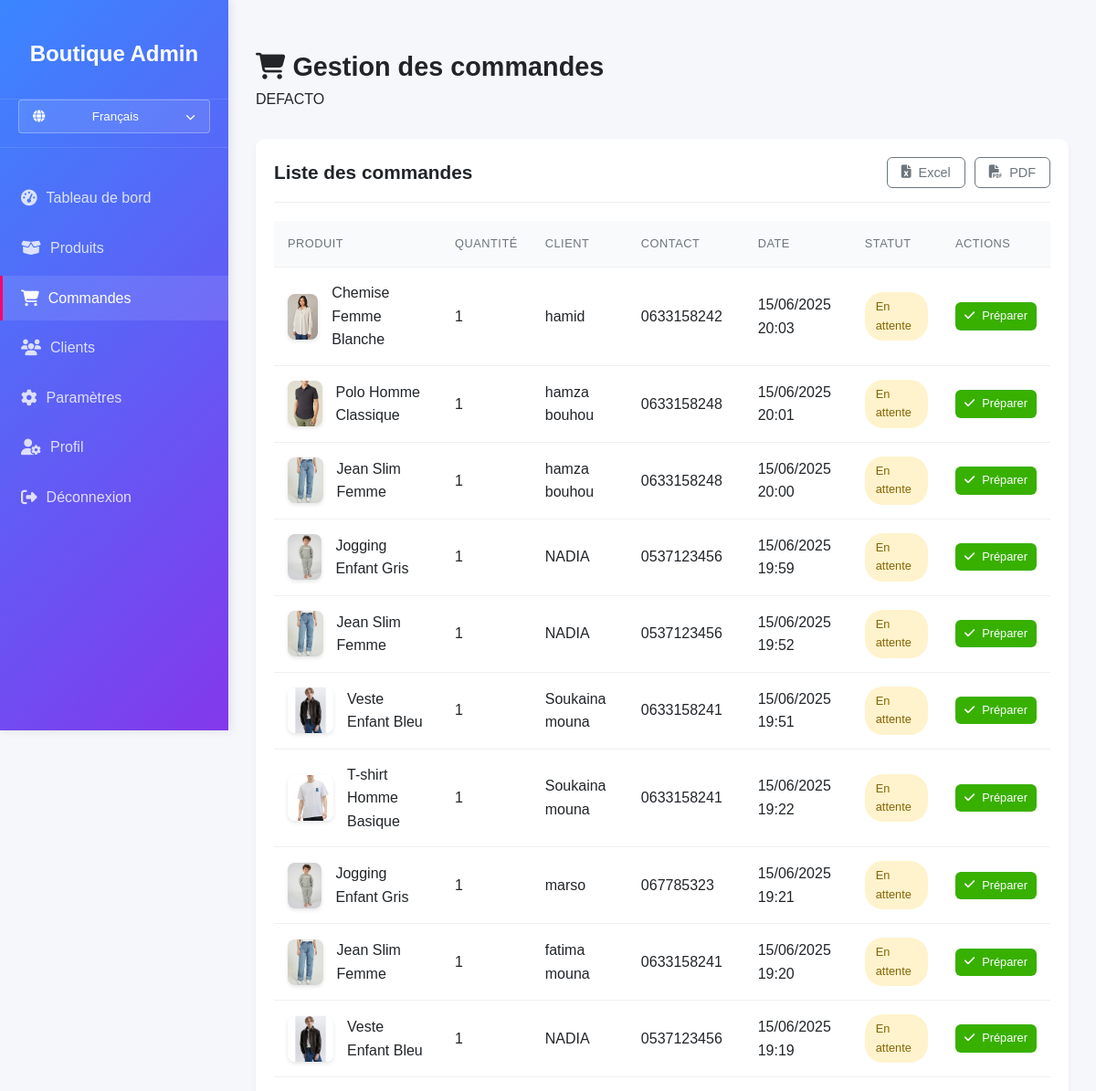
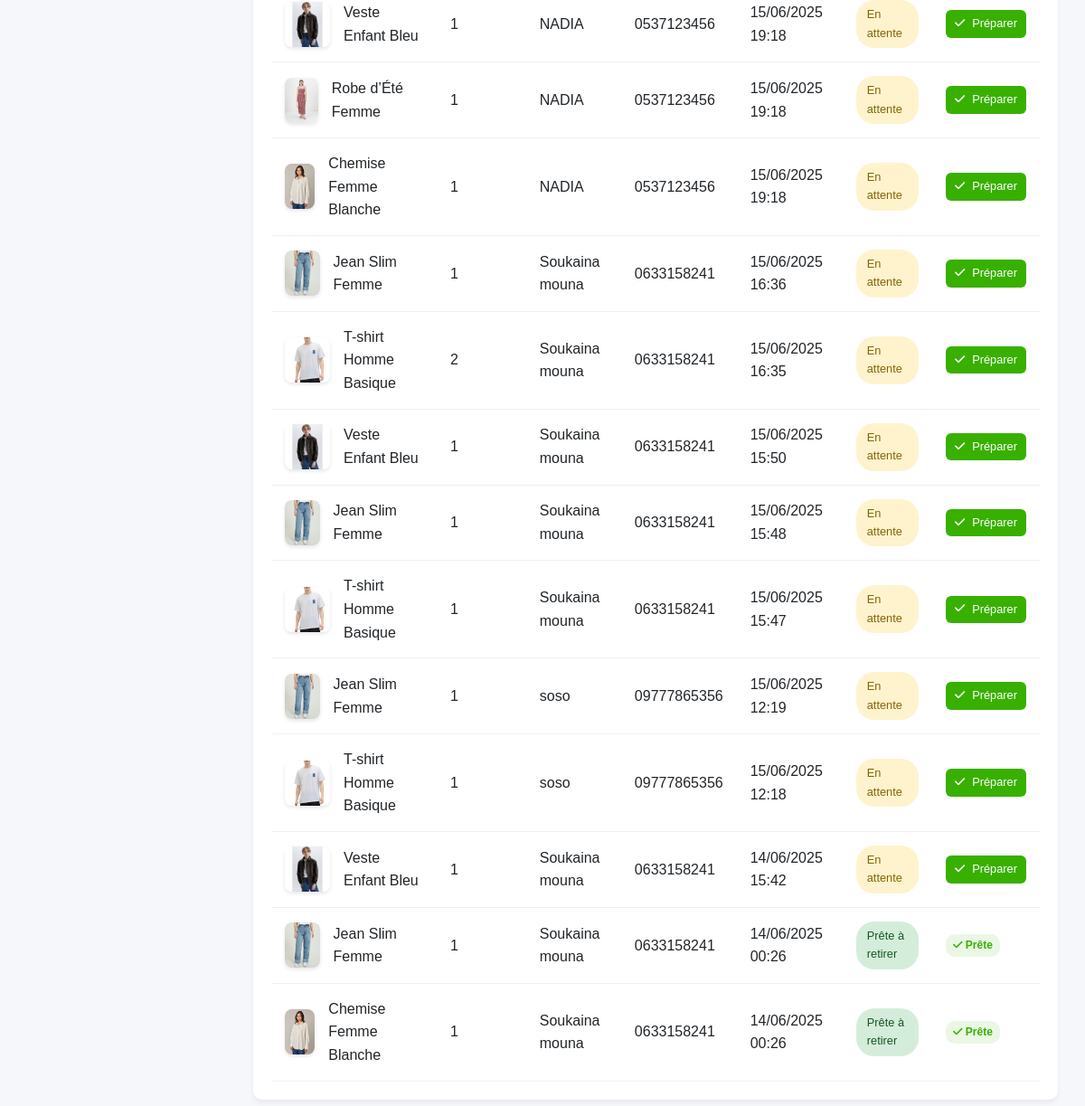
Page /commandes.php (signed in) on the committed database (2 pictures, top to bottom).
### tables this page shows
CREATE TABLE `boutiques` (
  `id` int(11) NOT NULL,
  `nom` varchar(100) NOT NULL,
  `description` text DEFAULT NULL,
  `logo` varchar(255) DEFAULT NULL,
  `adresse` text DEFAULT NULL,
  `telephone` varchar(20) DEFAULT NULL,
  `email` varchar(100) DEFAULT NULL,
  `created_at` timestamp NOT NULL DEFAULT current_timestamp(),
  `boutique_image` varchar(255) DEFAULT NULL,
  `admin_email` varchar(100) DEFAULT NULL,
  `admin_password` varchar(255) DEFAULT NULL,
  `facebook` varchar(255) DEFAULT NULL,
  `instagram` varchar(255) DEFAULT NULL,
  `twitter` varchar(255) DEFAULT NULL,
  `pinterest` varchar(255) DEFAULT NULL
);

CREATE TABLE `commandes` (
  `id` int(11) NOT NULL,
  `produit_id` int(11) DEFAULT NULL,
  `client_id` int(11) DEFAULT NULL,
  `statut` varchar(50) DEFAULT 'En attente',
  `date_commande` datetime DEFAULT current_timestamp(),
  `quantity` int(11) DEFAULT NULL,
  `boutique_id` int(11) NOT NULL
);

CREATE TABLE `produits` (
  `id` int(11) NOT NULL,
  `nom` varchar(100) DEFAULT NULL,
  `prix` decimal(10,2) DEFAULT NULL,
  `image` varchar(255) DEFAULT NULL,
  `description` text DEFAULT NULL,
  `stock` int(11) DEFAULT NULL,
  `boutique_id` int(11) NOT NULL
);

CREATE TABLE `clients` (
  `id` int(11) NOT NULL,
  `nom` varchar(100) DEFAULT NULL,
  `email` varchar(100) DEFAULT NULL,
  `telephone` varchar(20) DEFAULT NULL,
  `date_inscription` datetime DEFAULT current_timestamp(),
  `code_client` varchar(120) DEFAULT NULL,
  `boutique_id` int(11) NOT NULL
);

### commandes.php (the view, shortened to what this page needs)
<?php
$boutique_id = $_SESSION['boutique_id'];
$lang = $_SESSION['lang'];
require 'config.php';
$commandes = $conn->query("
    SELECT commandes.id, produits.nom AS produit, produits.image, clients.nom AS client,
           clients.telephone, commandes.statut, commandes.date_commande, commandes.quantity
    FROM commandes
    JOIN produits ON commandes.produit_id = produits.id
    JOIN clients ON commandes.client_id = clients.id
    JOIN boutiques ON commandes.boutique_id = boutiques.id
    WHERE commandes.boutique_id = $boutique_id
    ORDER BY commandes.date_commande DESC
")->fetchAll();
$stmt = $conn->prepare("SELECT * FROM boutiques WHERE id = ?");
$stmt->execute([$boutique_id]);
$boutique = $stmt->fetch();
?>
<!DOCTYPE html>
<html lang="<?= $lang ?>" dir="<?= $lang === 'ar' ? 'rtl' : 'ltr' ?>">
<head>
    <link rel="stylesheet" href="https://cdnjs.cloudflare.com/ajax/libs/font-awesome/6.4.0/css/all.min.css">
</head>
<body>
    <div class="admin-container">
        <div class="sidebar">
            <div class="logo">
                <h2><?= $lang === 'ar' ? 'المتجر الإداري' : 'Boutique Admin' ?></h2>
            </div>
            <div class="language-switcher-sidebar">
                <button class="language-btn-sidebar">
                    <i class="fas fa-globe"></i>
                    <?= $lang === 'ar' ? 'العربية' : 'Français' ?>
                    <i class="fas fa-chevron-down"></i>
                </button>
            </div>
            <nav class="nav-menu">
                <div class="nav-item">
                    <a href="admin.php" class="nav-link">
                        <i class="fas fa-tachometer-alt"></i>
                        <span><?= $lang === 'ar' ? 'لوحة التحكم' : 'Tableau de bord' ?></span>
                    </a>
                </div>
                <div class="nav-item">
                    <a href="admin_produits.php" class="nav-link">
                        <i class="fas fa-box-open"></i>
                        <span><?= $lang === 'ar' ? 'المنتجات' : 'Produits' ?></span>
                    </a>
                </div>
                <div class="nav-item">
                    <a href="commandes.php" class="nav-link active">
                        <i class="fas fa-shopping-cart"></i>
                        <span><?= $lang === 'ar' ? 'الطلبات' : 'Commandes' ?></span>
                    </a>
                </div>
                <div class="nav-item">
                    <a href="clients.php" class="nav-link">
                        <i class="fas fa-users"></i>
                        <span><?= $lang === 'ar' ? 'العملاء' : 'Clients' ?></span>
                    </a>
                </div>
                <div class="nav-item">
    <a href="admin_parameters.php" class="nav-link">
        <i class="fas fa-cog"></i>
        <span><?= $lang === 'ar' ? 'الإعدادات' : 'Paramètres' ?></span>
    </a>
</div>
<div class="nav-item">
                    <a href="admin_profile.php" class="nav-link ">
                        <i class="fas fa-user-cog"></i>
                        <span><?= $lang === 'ar' ? 'الملف الشخصي' : 'Profil' ?></span>
                    </a>
                </div>
                <div class="nav-item">
                    <a href="logout.php" class="nav-link">
                        <i class="fas fa-sign-out-alt"></i>
                        <span><?= $lang === 'ar' ? 'تسجيل الخروج' : 'Déconnexion' ?></span>
                    </a>
                </div>
            </nav>
        </div>
        <div class="main-content">
            <div class="header">
                <div>
                    <h1 class="page-title">
                        <i class="fas fa-shopping-cart"></i> <?= $lang === 'ar' ? 'إدارة الطلبات' : 'Gestion des commandes' ?>
                    </h1>
                    <p><?= htmlspecialchars($boutique['nom']) ?></p>
                </div>
            </div>
            <div class="card">
                <div class="card-header">
                    <h2 class="card-title"><?= $lang === 'ar' ? 'قائمة الطلبات' : 'Liste des commandes' ?></h2>
                    <div class="actions">
                        <button class="btn btn-outline" onclick="exportToExcel()">
                            <i class="fas fa-file-excel"></i> <?= $lang === 'ar' ? 'إكسل' : 'Excel' ?>
                        </button>
                        <button class="btn btn-outline" onclick="exportToPDF()">
                            <i class="fas fa-file-pdf"></i> <?= $lang === 'ar' ? 'PDF' : 'PDF' ?>
                        </button>
                    </div>
                </div>
                <div class="table-responsive">
                    <table>
                        <thead>
                            <tr>
                                <th><?= $lang === 'ar' ? 'المنتج' : 'Produit' ?></th>
                                <th><?= $lang === 'ar' ? 'الكمية' : 'Quantité' ?></th>
                                <th><?= $lang === 'ar' ? 'العميل' : 'Client' ?></th>
                                <th><?= $lang === 'ar' ? 'الاتصال' : 'Contact' ?></th>
                                <th><?= $lang === 'ar' ? 'التاريخ' : 'Date' ?></th>
                                <th><?= $lang === 'ar' ? 'الحالة' : 'Statut' ?></th>
                                <th><?= $lang === 'ar' ? 'الإجراءات' : 'Actions' ?></th>
                            </tr>
                        </thead>
                        <tbody>
                            <?php if (empty($commandes)): ?>
                            <tr>
                                <td colspan="7" style="text-align: center;"><?= $lang === 'ar' ? 'لا توجد طلبات حاليا' : 'Aucune commande pour le moment' ?></td>
                            </tr>
                            <?php else: ?>
                            <?php foreach ($commandes as $c): ?>
                            <tr>
                                <td>
                                    <div class="product-info">
                                        <img src="<?= htmlspecialchars($c['image']) ?>" alt="<?= htmlspecialchars($c['produit']) ?>" class="product-image">
                                        <span><?= htmlspecialchars($c['produit']) ?></span>
                                    </div>
                                </td>
                                <td><?= htmlspecialchars($c['quantity']) ?></td>
                                <td><?= htmlspecialchars($c['client']) ?></td>
                                <td><?= htmlspecialchars($c['telephone']) ?></td>
                                <td><?= date('d/m/Y H:i', strtotime($c['date_commande'])) ?></td>
                                <td>
                                    <span class="status status-<?= $c['statut'] == 'En attente' ? 'pending' : 'ready' ?>">
                                        <?= $c['statut'] == 'En attente' ? ($lang === 'ar' ? 'في انتظار' : 'En attente') : ($lang === 'ar' ? 'جاهزة' : 'Prête à retirer') ?>
                                    </span>
                                </td>
                                <td>
                                    <div class="actions">
                                        <?php if ($c['statut'] == 'En attente'): ?>
                                            <a href="#" onclick="preparerCommande(<?= $c['id'] ?>)" class="btn btn-success btn-sm">
                                                <i class="fas fa-check"></i> <?= $lang === 'ar' ? 'تحضير' : 'Préparer' ?>
                                            </a>
                                        <?php else: ?>
                                            <span class="badge badge-success">
                                                <i class="fas fa-check"></i> <?= $lang === 'ar' ? 'جاهزة' : 'Prête' ?>
                                            </span>
                                        <?php endif; ?>
                                    </div>
                                </td>
                            </tr>
                            <?php endforeach; ?>
                            <?php endif; ?>
                        </tbody>
                    </table>
                </div>
            </div>
        </div>
    </div>
</body>
</html>

### commandes.php (style rules this page uses)
:root { --primary: #3a86ff; --secondary: #8338ec; --accent: #ff006e; --light: #f8f9fa; --dark: #212529; --success: #38b000; --warning: #ffbe0b; --danger: #ef233c; --gray: #6c757d; --bg: #f5f7fa; }
* { margin: 0; padding: 0; box-sizing: border-box; }
body { font-family: 'Poppins', sans-serif; background: var(--bg); color: var(--dark); line-height: 1.6; }
.admin-container { display: flex; min-height: 100vh; }
.sidebar { width: 250px; background: linear-gradient(135deg, var(--primary), var(--secondary)); color: white; padding: 20px 0; box-shadow: 2px 0 10px rgba(0,0,0,0.1); position: fixed; height: 100vh; overflow-y: auto; z-index: 1000; transition: transform 0.3s ease; left: 0; transform: translateX(-100%); }
.logo { text-align: center; padding: 20px 0 30px; border-bottom: 1px solid rgba(255,255,255,0.1); }
.logo h2 { font-size: 1.5rem; font-weight: 600; }
.nav-menu { margin-top: 30px; }
.nav-item { margin-bottom: 5px; }
.nav-link { display: flex; align-items: center; padding: 12px 20px; color: rgba(255,255,255,0.8); text-decoration: none; transition: all 0.3s; border-left: 3px solid transparent; }
.nav-link:hover, .nav-link.active { background: rgba(255,255,255,0.1); color: white; border-left: 3px solid var(--accent); }
.nav-link i { margin-right: 10px; font-size: 1.1rem; }
.main-content { flex: 1; padding: 30px; margin-left: 250px; width: calc(100% - 250px); transition: margin-left 0.3s; }
.header { display: flex; justify-content: space-between; align-items: center; margin-bottom: 30px; margin-top: 20px; }
.page-title { font-size: 1.8rem; color: var(--dark); font-weight: 600; }
.card { background: white; border-radius: 10px; box-shadow: 0 4px 6px rgba(0,0,0,0.05); padding: 20px; margin-bottom: 30px; }
.card-header { display: flex; justify-content: space-between; align-items: center; margin-bottom: 20px; padding-bottom: 15px; border-bottom: 1px solid #eee; }
.card-title { font-size: 1.3rem; font-weight: 600; }
.table-responsive { overflow-x: auto; }
table { width: 100%; border-collapse: collapse; }
th, td { padding: 15px; text-align: left; border-bottom: 1px solid #f0f0f0; }
th { background-color: #f8fafc; color: var(--gray); font-weight: 500; text-transform: uppercase; font-size: 0.8rem; letter-spacing: 0.5px; }
.product-info { display: flex; align-items: center; gap: 15px; }
.product-image { width: 50px; height: 50px; border-radius: 8px; object-fit: cover; box-shadow: 0 2px 4px rgba(0,0,0,0.1); }
.status { display: inline-block; padding: 6px 12px; border-radius: 20px; font-size: 0.8rem; font-weight: 500; }
.status-pending { background-color: #fff3cd; color: #856404; }
.status-ready { background-color: #d4edda; color: #155724; }
.btn { display: inline-flex; align-items: center; gap: 8px; padding: 8px 15px; border-radius: 6px; text-decoration: none; font-weight: 500; font-size: 0.9rem; transition: all 0.3s; border: none; cursor: pointer; }
.btn-sm { padding: 5px 10px; font-size: 0.8rem; }
.btn-success { background: var(--success); color: white; }
.btn-outline { background: transparent; border: 1px solid var(--gray); color: var(--gray); }
.badge { display: inline-block; padding: 3px 8px; border-radius: 10px; font-size: 0.75rem; font-weight: 600; }
.badge-success { background: rgba(56, 176, 0, 0.1); color: var(--success); }
.actions { display: flex; gap: 10px; }
.language-switcher-sidebar { position: relative; padding: 0 20px 15px; border-bottom: 1px solid rgba(255,255,255,0.1); }
.language-btn-sidebar { width: 100%; background: rgba(255,255,255,0.1); color: white; border: 1px solid rgba(255,255,255,0.3); border-radius: 4px; padding: 10px 15px; display: flex; align-items: center; justify-content: space-between; cursor: pointer; transition: all 0.3s; }
.language-btn-sidebar i { margin-right: 8px; }
.language-btn-sidebar .fa-chevron-down { margin-right: 0; margin-left: 8px; font-size: 0.8em; }

### rows in the picture
boutiques: nom "DEFACTO"
commandes: produit.image (picture), produit.nom "Chemise Femme Blanche", quantity "1", client.nom "hamid", client.telephone "0633158242", date_commande "15/06/2025 20:03", statut "En attente", shows "Préparer"
commandes: produit.image (picture), produit.nom "Polo Homme Classique", quantity "1", client.nom "hamza bouhou", client.telephone "0633158248", date_commande "15/06/2025 20:01", statut "En attente", shows "Préparer"
commandes: produit.image (picture), produit.nom "Jean Slim Femme", quantity "1", client.nom "hamza bouhou", client.telephone "0633158248", date_commande "15/06/2025 20:00", statut "En attente", shows "Préparer"
commandes: produit.image (picture), produit.nom "Jogging Enfant Gris", quantity "1", client.nom "NADIA", client.telephone "0537123456", date_commande "15/06/2025 19:59", statut "En attente", shows "Préparer"
commandes: produit.image (picture), produit.nom "Jean Slim Femme", quantity "1", client.nom "NADIA", client.telephone "0537123456", date_commande "15/06/2025 19:52", statut "En attente", shows "Préparer"
commandes: produit.image (picture), produit.nom "Veste Enfant Bleu", quantity "1", client.nom "Soukaina mouna", client.telephone "0633158241", date_commande "15/06/2025 19:51", statut "En attente", shows "Préparer"
commandes: produit.image (picture), produit.nom "T-shirt Homme Basique", quantity "1", client.nom "Soukaina mouna", client.telephone "0633158241", date_commande "15/06/2025 19:22", statut "En attente", shows "Préparer"
commandes: produit.image (picture), produit.nom "Jogging Enfant Gris", quantity "1", client.nom "marso", client.telephone "067785323", date_commande "15/06/2025 19:21", statut "En attente", shows "Préparer"
commandes: produit.image (picture), produit.nom "Jean Slim Femme", quantity "1", client.nom "fatima mouna", client.telephone "0633158241", date_commande "15/06/2025 19:20", statut "En attente", shows "Préparer"
commandes: produit.image (picture), produit.nom "Veste Enfant Bleu", quantity "1", client.nom "NADIA", client.telephone "0537123456", date_commande "15/06/2025 19:19", statut "En attente", shows "Préparer"
commandes: produit.image (picture), produit.nom "Veste Enfant Bleu", quantity "1", client.nom "NADIA", client.telephone "0537123456", date_commande "15/06/2025 19:18", statut "En attente", shows "Préparer"
commandes: produit.image (picture), produit.nom "Robe d’Été Femme", quantity "1", client.nom "NADIA", client.telephone "0537123456", date_commande "15/06/2025 19:18", statut "En attente", shows "Préparer"
commandes: produit.image (picture), produit.nom "Chemise Femme Blanche", quantity "1", client.nom "NADIA", client.telephone "0537123456", date_commande "15/06/2025 19:18", statut "En attente", shows "Préparer"
commandes: produit.image (picture), produit.nom "Jean Slim Femme", quantity "1", client.nom "Soukaina mouna", client.telephone "0633158241", date_commande "15/06/2025 16:36", statut "En attente", shows "Préparer"
commandes: produit.image (picture), produit.nom "T-shirt Homme Basique", quantity "2", client.nom "Soukaina mouna", client.telephone "0633158241", date_commande "15/06/2025 16:35", statut "En attente", shows "Préparer"
commandes: produit.image (picture), produit.nom "Veste Enfant Bleu", quantity "1", client.nom "Soukaina mouna", client.telephone "0633158241", date_commande "15/06/2025 15:50", statut "En attente", shows "Préparer"
commandes: produit.image (picture), produit.nom "Jean Slim Femme", quantity "1", client.nom "Soukaina mouna", client.telephone "0633158241", date_commande "15/06/2025 15:48", statut "En attente", shows "Préparer"
commandes: produit.image (picture), produit.nom "T-shirt Homme Basique", quantity "1", client.nom "Soukaina mouna", client.telephone "0633158241", date_commande "15/06/2025 15:47", statut "En attente", shows "Préparer"
commandes: produit.image (picture), produit.nom "Jean Slim Femme", quantity "1", client.nom "soso", client.telephone "09777865356", date_commande "15/06/2025 12:19", statut "En attente", shows "Préparer"
commandes: produit.image (picture), produit.nom "T-shirt Homme Basique", quantity "1", client.nom "soso", client.telephone "09777865356", date_commande "15/06/2025 12:18", statut "En attente", shows "Préparer"
commandes: produit.image (picture), produit.nom "Veste Enfant Bleu", quantity "1", client.nom "Soukaina mouna", client.telephone "0633158241", date_commande "14/06/2025 15:42", statut "En attente", shows "Préparer"
commandes: produit.image (picture), produit.nom "Jean Slim Femme", quantity "1", client.nom "Soukaina mouna", client.telephone "0633158241", date_commande "14/06/2025 00:26", statut "Prête à retirer"
commandes: produit.image (picture), produit.nom "Chemise Femme Blanche", quantity "1", client.nom "Soukaina mouna", client.telephone "0633158241", date_commande "14/06/2025 00:26", statut "Prête à retirer"
